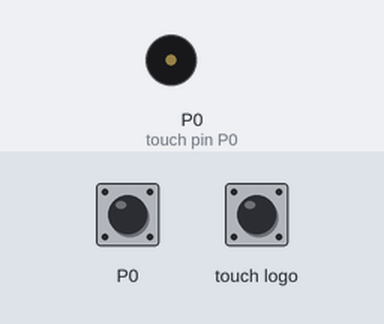
This program was run on a simulated BBC micro:bit (MakeCode). On the bench: buzzer (waves = sounding). The inputs (shaded band) are chosen by the test bench.

Above: at 1.2 s.
1.3 s: touch pin P0 pressed for 0.15 s
At 1.8 s:
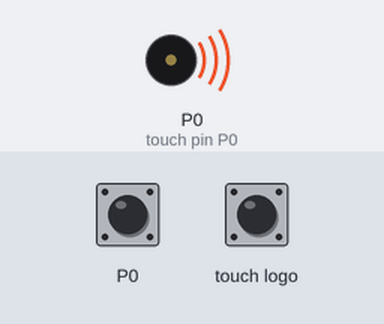
4.4 s: touch logo pressed for 0.15 s
Timing chart, 0 to 10.9 s (numbered marks = the images above; inputs shaded):
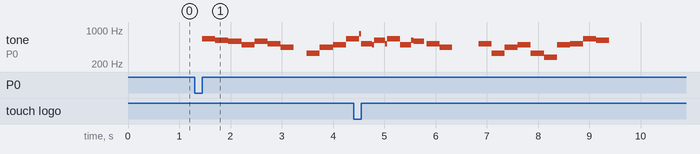

Measured:
- after the input at 1.3 s, tone on P0 (touch pin P0): plays 659 Hz for 0.26 s, 622 Hz for 0.26 s, 587 Hz for 0.26 s, 494 Hz for 0.26 s, 587 Hz for 0.26 s, 523 Hz for 0.26 s … (11 notes in this stretch), starting after 0.15 s

The program:

main.ts
```typescript
input.onPinPressed(TouchPin.P0, function () {
    music.playTone(659, music.beat(BeatFraction.Half))
    music.playTone(622, music.beat(BeatFraction.Half))
    music.playTone(587, music.beat(BeatFraction.Half))
    music.playTone(494, music.beat(BeatFraction.Half))
    music.playTone(587, music.beat(BeatFraction.Half))
    music.playTone(523, music.beat(BeatFraction.Half))
    music.playTone(440, music.beat(BeatFraction.Half))
    music.rest(music.beat(BeatFraction.Half))
    music.playTone(330, music.beat(BeatFraction.Half))
    music.playTone(440, music.beat(BeatFraction.Half))
    music.playTone(494, music.beat(BeatFraction.Half))
    music.playTone(659, music.beat(BeatFraction.Half))
    music.playTone(831, music.beat(BeatFraction.Half))
    music.playTone(494, music.beat(BeatFraction.Half))
    music.playTone(523, music.beat(BeatFraction.Half))
    music.playTone(659, music.beat(BeatFraction.Half))
    music.playTone(622, music.beat(BeatFraction.Half))
})
input.onLogoEvent(TouchButtonEvent.Pressed, function () {
    music.playTone(523, music.beat(BeatFraction.Half))
    music.playTone(622, music.beat(BeatFraction.Half))
    music.playTone(659, music.beat(BeatFraction.Half))
    music.playTone(494, music.beat(BeatFraction.Half))
    music.playTone(587, music.beat(BeatFraction.Half))
    music.playTone(523, music.beat(BeatFraction.Half))
    music.playTone(440, music.beat(BeatFraction.Half))
    music.rest(music.beat(BeatFraction.Whole))
    music.playTone(523, music.beat(BeatFraction.Half))
    music.playTone(330, music.beat(BeatFraction.Half))
    music.playTone(440, music.beat(BeatFraction.Half))
    music.playTone(494, music.beat(BeatFraction.Half))
    music.playTone(330, music.beat(BeatFraction.Half))
    music.playTone(277, music.beat(BeatFraction.Half))
    music.playTone(494, music.beat(BeatFraction.Half))
    music.playTone(523, music.beat(BeatFraction.Half))
    music.playTone(659, music.beat(BeatFraction.Half))
    music.playTone(622, music.beat(BeatFraction.Half))
})
basic.forever(function () {

})
```

test.ts
```typescript
// 在這裡測試；當此封包作為擴充功能時，將不會編譯此內容。
```
